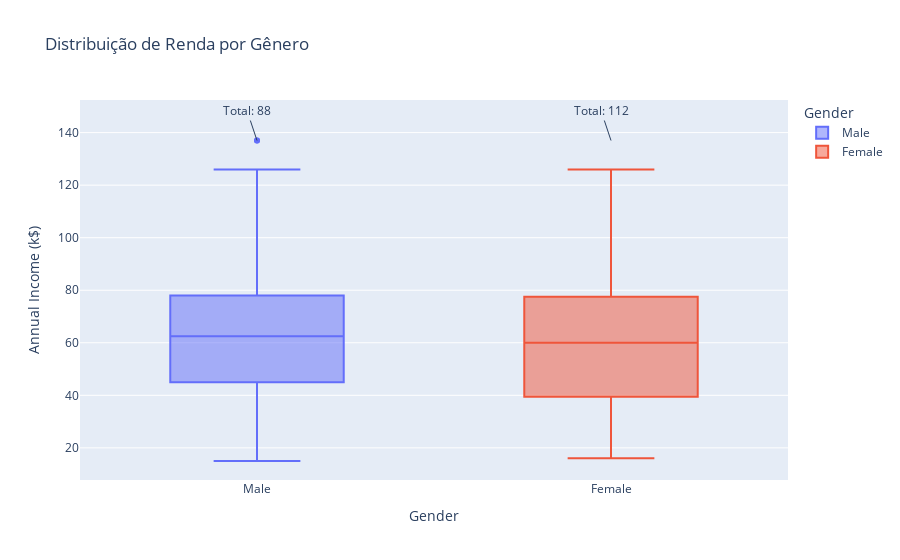

Here is the notebook cell this chart was saved with:
### Markdown cell above
A análise do gráfico de dispersão indica que **não há uma relação linear clara** entre renda anual (**Annual Income**) e padrão de gastos (**Spending Score**). A distribuição dos pontos sugere que clientes com diferentes faixas de renda apresentam hábitos de consumo variados, sem um padrão previsível.  

Podemos identificar de quatro a cinco grupos distintos:
- Clientes com **Baixa renda, baixo Spending Score** → Clientes econômicos que gastam pouco.
- Clientes com **Baixa renda, alto Spending Score** → Possível perfil de consumo impulsivo.
- Clientes do **Grupo intermediário** → Um conjunto de clientes com renda e gastos moderados.
- Clientes com **alta renda e baixo Spending Score** → Tendência a menor consumo, possivelmente um perfil mais conservador.  
- Clientes com **alta renda e alto Spending Score** → Gastos mais ativos, possível perfil premium ou impulsivo.  

Essa dispersão sugere que o comportamento de consumo não está diretamente ligado à renda e reforça a necessidade de **segmentação baseada em comportamento**.  
A **clusterização** e a utilização do **K-Means** podem ajudar elaboração de ações mais precisas para campanhas de marketing e personalização de ofertas.

### Code cell
fig = px.box(df, x='Gender', y='Annual Income (k$)', 
             title="Distribuição de Renda por Gênero", 
             color='Gender')

contagem_genero = df['Gender'].value_counts()
for gender, count in zip(contagem_genero.index, contagem_genero.values):
    fig.add_annotation(x=gender, y=df['Annual Income (k$)'].max(), 
                       text=f"Total: {count}", showarrow=True, font=dict(size=12))
fig.show()

### Figure 1 — Plotly figure (JSON) as saved in the notebook; plotly's stock layout.template omitted (floating-point values rounded to 4 significant figures)
{"data": [{"alignmentgroup": "True", "hovertemplate": "Gender=%{x}<br>Annual Income (k$)=%{y}<extra></extra>", "legendgroup": "Male", "marker": {"color": "#636efa"}, "name": "Male", "notched": false, "offsetgroup": "Male", "orientation": "v", "showlegend": true, "type": "box", "x": ["Male", "Male", "Male", "Male", "Male", "Male", "Male", "Male", "Male", "Male", "Male", "Male", "Male", "Male", "Male", "Male", "Male", "Male", "Male", "Male", "Male", "Male", "Male", "Male", "Male", "Male", "Male", "Male", "Male", "Male", "Male", "Male", "Male", "Male", "Male", "Male", "Male", "Male", "Male", "Male", "Male", "Male", "Male", "Male", "Male", "Male", "Male", "Male", "Male", "Male", "Male", "Male", "Male", "Male", "Male", "Male", "Male", "Male", "Male", "Male", "Male", "Male", "Male", "Male", "Male", "Male", "Male", "Male", "Male", "Male", "Male", "Male", "Male", "Male", "Male", "Male", "Male", "Male", "Male", "Male", "Male", "Male", "Male", "Male", "Male", "Male", "Male", "Male"], "x0": " ", "xaxis": "x", "y": [15, 15, 19, 19, 20, 20, 21, 23, 24, 24, 25, 28, 28, 30, 33, 33, 38, 39, 42, 43, 43, 44, 46, 46, 46, 48, 48, 48, 49, 54, 54, 54, 54, 54, 54, 54, 59, 60, 60, 61, 61, 62, 62, 62, 63, 63, 63, 63, 64, 67, 69, 71, 71, 71, 71, 71, 71, 73, 73, 74, 75, 77, 77, 77, 78, 78, 78, 78, 78, 81, 85, 86, 87, 87, 87, 87, 87, 88, 88, 93, 93, 98, 99, 101, 113, 126, 137, 137], "y0": " ", "yaxis": "y"}, {"alignmentgroup": "True", "hovertemplate": "Gender=%{x}<br>Annual Income (k$)=%{y}<extra></extra>", "legendgroup": "Female", "marker": {"color": "#EF553B"}, "name": "Female", "notched": false, "offsetgroup": "Female", "orientation": "v", "showlegend": true, "type": "box", "x": ["Female", "Female", "Female", "Female", "Female", "Female", "Female", "Female", "Female", "Female", "Female", "Female", "Female", "Female", "Female", "Female", "Female", "Female", "Female", "Female", "Female", "Female", "Female", "Female", "Female", "Female", "Female", "Female", "Female", "Female", "Female", "Female", "Female", "Female", "Female", "Female", "Female", "Female", "Female", "Female", "Female", "Female", "Female", "Female", "Female", "Female", "Female", "Female", "Female", "Female", "Female", "Female", "Female", "Female", "Female", "Female", "Female", "Female", "Female", "Female", "Female", "Female", "Female", "Female", "Female", "Female", "Female", "Female", "Female", "Female", "Female", "Female", "Female", "Female", "Female", "Female", "Female", "Female", "Female", "Female", "Female", "Female", "Female", "Female", "Female", "Female", "Female", "Female", "Female", "Female", "Female", "Female", "Female", "Female", "Female", "Female", "Female", "Female", "Female", "Female", "Female", "Female", "Female", "Female", "Female", "Female", "Female", "Female", "Female", "Female", "Female", "Female"], "x0": " ", "xaxis": "x", "y": [16, 16, 17, 17, 18, 18, 19, 19, 20, 20, 21, 23, 25, 28, 28, 29, 29, 30, 33, 33, 34, 34, 37, 37, 38, 39, 39, 39, 40, 40, 40, 40, 42, 43, 43, 44, 46, 47, 47, 48, 48, 48, 49, 50, 50, 54, 54, 54, 54, 54, 57, 57, 58, 58, 59, 60, 60, 60, 60, 62, 62, 62, 63, 63, 64, 65, 65, 65, 65, 67, 67, 67, 69, 70, 70, 72, 72, 73, 73, 74, 75, 76, 76, 77, 78, 78, 78, 78, 78, 78, 78, 79, 79, 81, 85, 86, 87, 88, 88, 97, 97, 98, 99, 101, 103, 103, 103, 103, 113, 120, 120, 126], "y0": " ", "yaxis": "y"}], "layout": {"annotations": [{"font": {"size": 12}, "showarrow": true, "text": "Total: 112", "x": "Female", "y": 137}, {"font": {"size": 12}, "showarrow": true, "text": "Total: 88", "x": "Male", "y": 137}], "boxmode": "overlay", "legend": {"title": {"text": "Gender"}, "tracegroupgap": 0}, "title": {"text": "Distribuição de Renda por Gênero"}, "xaxis": {"anchor": "y", "categoryarray": ["Male", "Female"], "categoryorder": "array", "domain": [0, 1], "title": {"text": "Gender"}}, "yaxis": {"anchor": "x", "domain": [0, 1], "title": {"text": "Annual Income (k$)"}}}}
